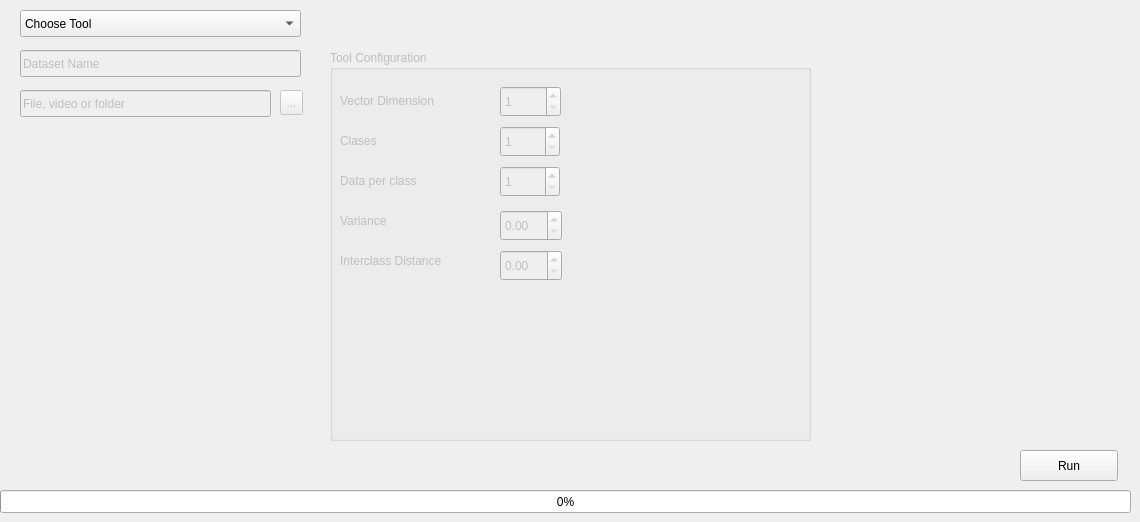
         <widget class="QWidget" name="v_data_managing_tab">
          <attribute name="title">
           <string>Data Managing</string>
          </attribute>
          <widget class="QComboBox" name="v_tool">
           <property name="geometry">
            <rect>
             <x>20</x>
             <y>10</y>
             <width>281</width>
             <height>27</height>
            </rect>
           </property>
           <item>
            <property name="text">
             <string>Choose Tool</string>
            </property>
           </item>
           <item>
            <property name="text">
             <string>Load Dataset</string>
            </property>
           </item>
           <item>
            <property name="text">
             <string>Synthetic Data</string>
            </property>
           </item>
           <item>
            <property name="text">
             <string>Save Results as Dataset</string>
            </property>
           </item>
           <item>
            <property name="text">
             <string>Join Datasets</string>
            </property>
           </item>
          </widget>
          <widget class="QLineEdit" name="v_datapath">
           <property name="enabled">
            <bool>false</bool>
           </property>
           <property name="geometry">
            <rect>
             <x>20</x>
             <y>90</y>
             <width>251</width>
             <height>27</height>
            </rect>
           </property>
           <property name="text">
            <string>File, video or folder</string>
           </property>
          </widget>
          <widget class="QPushButton" name="v_run_datamanaging">
           <property name="geometry">
            <rect>
             <x>1020</x>
             <y>450</y>
             <width>98</width>
             <height>31</height>
            </rect>
           </property>
           <property name="text">
            <string>Run</string>
           </property>
          </widget>
          <widget class="QLineEdit" name="v_dataname">
           <property name="enabled">
            <bool>false</bool>
           </property>
           <property name="geometry">
            <rect>
             <x>20</x>
             <y>50</y>
             <width>281</width>
             <height>27</height>
            </rect>
           </property>
           <property name="text">
            <string>Dataset Name</string>
           </property>
          </widget>
          <widget class="QProgressBar" name="v_progress_datamanaging">
           <property name="geometry">
            <rect>
             <x>0</x>
             <y>490</y>
             <width>1131</width>
             <height>23</height>
            </rect>
           </property>
           <property name="value">
            <number>0</number>
           </property>
          </widget>
          <widget class="QGroupBox" name="v_config_tool">
           <property name="enabled">
            <bool>false</bool>
           </property>
           <property name="geometry">
            <rect>
             <x>330</x>
             <y>50</y>
             <width>481</width>
             <height>391</height>
            </rect>
           </property>
           <property name="title">
            <string>Tool Configuration</string>
           </property>
           <widget class="QLabel" name="v_label_vectordimension">
            <property name="geometry">
             <rect>
              <x>10</x>
              <y>40</y>
              <width>131</width>
              <height>21</height>
             </rect>
            </property>
            <property name="text">
             <string>Vector Dimension</string>
            </property>
           </widget>
           <widget class="QSpinBox" name="v_vectordimension">
            <property name="geometry">
             <rect>
              <x>170</x>
              <y>36</y>
              <width>61</width>
              <height>31</height>
             </rect>
            </property>
            <property name="minimum">
             <number>1</number>
            </property>
            <property name="maximum">
             <number>999999</number>
            </property>
           </widget>
           <widget class="QLabel" name="v_label_clases">
            <property name="geometry">
             <rect>
              <x>10</x>
              <y>80</y>
              <width>131</width>
              <height>21</height>
             </rect>
            </property>
            <property name="text">
             <string>Clases</string>
            </property>
           </widget>
           <widget class="QSpinBox" name="v_clases">
            <property name="geometry">
             <rect>
              <x>170</x>
              <y>76</y>
              <width>60</width>
              <height>31</height>
             </rect>
            </property>
            <property name="minimum">
             <number>1</number>
            </property>
            <property name="value">
             <number>1</number>
            </property>
           </widget>
           <widget class="QLabel" name="v_label_dataperclass">
            <property name="geometry">
             <rect>
              <x>10</x>
              <y>120</y>
              <width>121</width>
              <height>21</height>
             </rect>
            </property>
            <property name="text">
             <string>Data per class</string>
            </property>
           </widget>
           <widget class="QSpinBox" name="v_dataperclass">
            <property name="geometry">
             <rect>
              <x>170</x>
              <y>116</y>
              <width>60</width>
              <height>31</height>
             </rect>
            </property>
            <property name="minimum">
             <number>1</number>
            </property>
            <property name="maximum">
             <number>999999</number>
            </property>
           </widget>
           <widget class="QLabel" name="v_label_variance">
            <property name="geometry">
             <rect>
              <x>10</x>
              <y>160</y>
              <width>81</width>
              <height>21</height>
             </rect>
            </property>
            <property name="text">
             <string>Variance</string>
            </property>
           </widget>
           <widget class="QLabel" name="v_label_interclassdistance">
            <property name="geometry">
             <rect>
              <x>10</x>
              <y>200</y>
              <width>161</width>
              <height>21</height>
             </rect>
            </property>
            <property name="text">
             <string>Interclass Distance</string>
            </property>
           </widget>
           <widget class="QDoubleSpinBox" name="v_variance">
            <property name="geometry">
             <rect>
              <x>170</x>
              <y>160</y>
              <width>62</width>
              <height>31</height>
             </rect>
            </property>
            <property name="maximum">
             <double>999999.989999999990687</double>
            </property>
            <property name="singleStep">
             <double>0.100000000000000</double>
            </property>
           </widget>
           <widget class="QDoubleSpinBox" name="v_interclassdistance">
            <property name="geometry">
             <rect>
              <x>170</x>
              <y>200</y>
              <width>62</width>
              <height>31</height>
             </rect>
            </property>
            <property name="maximum">
             <double>999999.989999999990687</double>
            </property>
            <property name="singleStep">
             <double>0.100000000000000</double>
            </property>
           </widget>
          </widget>
          <widget class="QToolButton" name="v_toolButton">
           <property name="enabled">
            <bool>false</bool>
           </property>
           <property name="geometry">
            <rect>
             <x>280</x>
             <y>90</y>
             <width>23</width>
             <height>25</height>
            </rect>
           </property>
           <property name="text">
            <string>...</string>
           </property>
          </widget>
         </widget>
